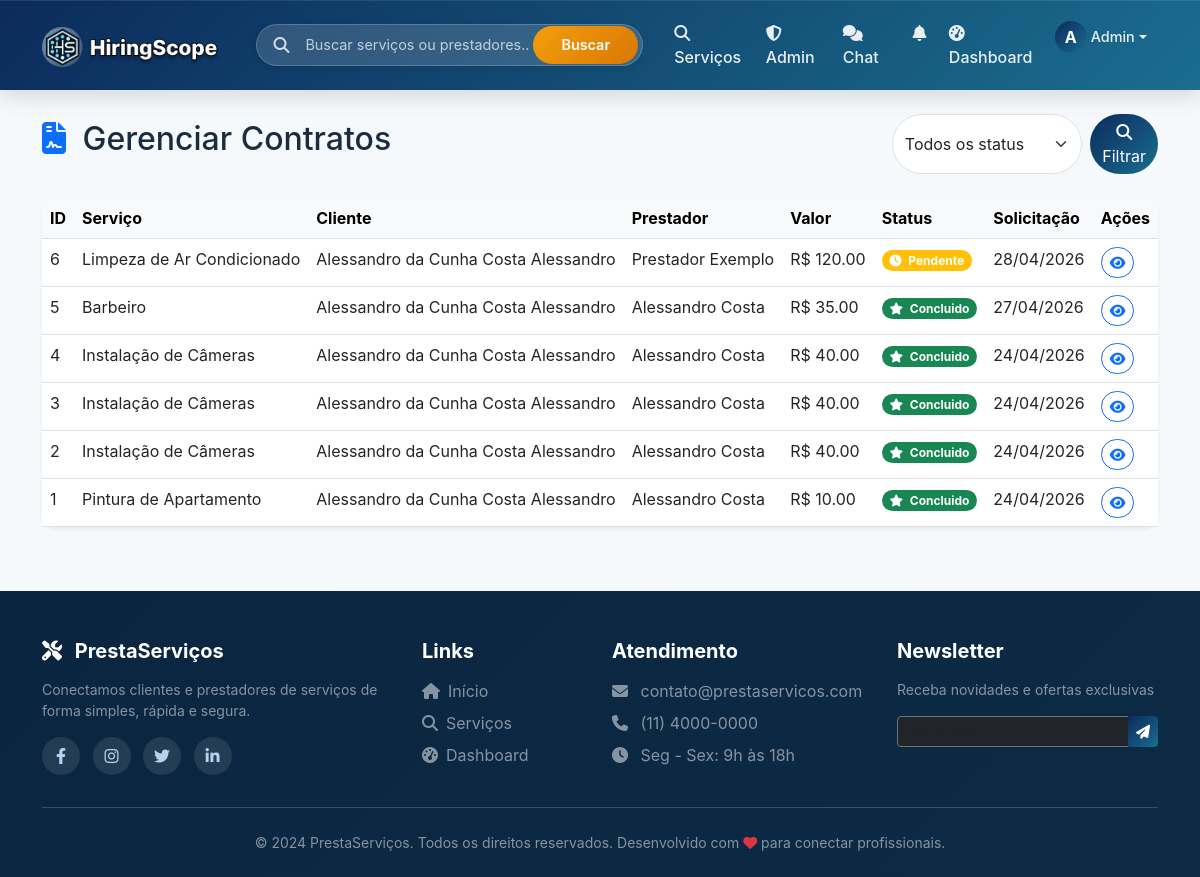
Page /admin/contratos (signed in) on the committed database.
### models.py (models this page shows, shortened)
class Usuario(UserMixin, db.Model):
    __tablename__ = 'usuarios'
    id = db.Column(db.Integer, primary_key=True)
    nome = db.Column(db.String(100), nullable=False)
    email = db.Column(db.String(100), unique=True, nullable=False)
    senha_hash = db.Column(db.String(200), nullable=False)
    telefone = db.Column(db.String(20))
    tipo = db.Column(db.String(20), nullable=False)  # cliente, prestador
    is_admin = db.Column(db.Boolean, default=False)
    data_cadastro = db.Column(db.DateTime, default=datetime.utcnow)
    foto_perfil = db.Column(db.String(200), default='default.jpg')
    foto_url = db.Column(db.String(500), nullable=True)
    descricao = db.Column(db.Text)
    servicos_oferecidos = db.relationship('Servico', back_populates='prestador', lazy=True)
    avaliacoes_recebidas = db.relationship('Avaliacao', foreign_keys='Avaliacao.prestador_id', back_populates='prestador', lazy=True)
    avaliacoes_feitas = db.relationship('Avaliacao', foreign_keys='Avaliacao.cliente_id', back_populates='cliente', lazy=True)
    favoritos = db.relationship('Favorito', foreign_keys='Favorito.cliente_id', back_populates='cliente', lazy=True)
    contratos_como_cliente = db.relationship('Contrato', foreign_keys='Contrato.cliente_id', back_populates='cliente', lazy=True)
    contratos_como_prestador = db.relationship('Contrato', foreign_keys='Contrato.prestador_id', back_populates='prestador', lazy=True)

class Contrato(db.Model):
    __tablename__ = 'contratos'
    id = db.Column(db.Integer, primary_key=True)
    cliente_id = db.Column(db.Integer, db.ForeignKey('usuarios.id'), nullable=False)
    prestador_id = db.Column(db.Integer, db.ForeignKey('usuarios.id'), nullable=False)
    servico_id = db.Column(db.Integer, db.ForeignKey('servicos.id'), nullable=False)
    status = db.Column(db.String(20), default='pendente')
    data_solicitacao = db.Column(db.DateTime, default=datetime.utcnow)
    data_aceite = db.Column(db.DateTime, nullable=True)
    data_inicio = db.Column(db.DateTime, nullable=True)
    data_conclusao = db.Column(db.DateTime, nullable=True)
    mensagem_cliente = db.Column(db.Text, nullable=True)
    mensagem_prestador = db.Column(db.Text, nullable=True)
    preco_acordado = db.Column(db.Float, nullable=True)
    valor_servico = db.Column(db.Float, nullable=True)
    comissao_plataforma = db.Column(db.Float, default=10.0)
    valor_comissao = db.Column(db.Float, default=0.0)
    valor_liquido_prestador = db.Column(db.Float, default=0.0)
    pagamento_status = db.Column(db.String(20), default='pendente')
    transacao_id = db.Column(db.String(100), nullable=True)
    data_pagamento_cliente = db.Column(db.DateTime, nullable=True)
    data_pagamento_prestador = db.Column(db.DateTime, nullable=True)
    cliente = db.relationship('Usuario', foreign_keys=[cliente_id], back_populates='contratos_como_cliente')
    prestador = db.relationship('Usuario', foreign_keys=[prestador_id], back_populates='contratos_como_prestador')
    servico = db.relationship('Servico', foreign_keys=[servico_id], back_populates='contratos')
    avaliacao = db.relationship('Avaliacao', back_populates='contrato', uselist=False, cascade='all, delete-orphan')
    def get_status_icon(self):
        icons = {
            'pendente': 'fa-clock',
            'aceito': 'fa-check-circle',
            'em_andamento': 'fa-spinner',
            'concluido': 'fa-star',
            'cancelado': 'fa-times-circle'
        }
        return icons.get(self.status, 'fa-file-contract')
    def get_status_color(self):
        colors = {
            'pendente': 'warning',
            'aceito': 'info',
            'em_andamento': 'primary',
            'concluido': 'success',
            'cancelado': 'danger'
        }
        return colors.get(self.status, 'secondary')

class Servico(db.Model):
    __tablename__ = 'servicos'
    id = db.Column(db.Integer, primary_key=True)
    prestador_id = db.Column(db.Integer, db.ForeignKey('usuarios.id'), nullable=False)
    titulo = db.Column(db.String(200), nullable=False)
    descricao = db.Column(db.Text, nullable=False)
    categoria = db.Column(db.String(100))
    tipo_preco = db.Column(db.String(20), default='fixo')  # fixo, hora, dia, metro, consulta
    preco = db.Column(db.Float)
    destaque = db.Column(db.Boolean, default=False)
    destaque_pago = db.Column(db.Boolean, default=False)
    destaque_data_fim = db.Column(db.DateTime, nullable=True)
    plano_destaque = db.Column(db.String(20), nullable=True)  # 'basico', 'pro'
    data_postagem = db.Column(db.DateTime, default=datetime.utcnow)
    imagem_base64 = db.Column(db.Text, nullable=True)
    prestador = db.relationship('Usuario', foreign_keys=[prestador_id], back_populates='servicos_oferecidos')
    solicitacoes = db.relationship('Solicitacao', back_populates='servico', lazy=True)
    avaliacoes = db.relationship('Avaliacao', back_populates='servico', lazy=True)
    contratos = db.relationship('Contrato', back_populates='servico', lazy=True)

### routes/admin_routes.py (the view)
@admin_bp.route('/contratos')
@admin_required
def contratos():
    status = request.args.get('status', '')
    query = Contrato.query
    if status:
        query = query.filter_by(status=status)
    contratos = query.order_by(Contrato.data_solicitacao.desc()).paginate(page=request.args.get('page', 1, type=int), per_page=20)
    status_list = ['pendente', 'aceito', 'em_andamento', 'concluido', 'cancelado']
    return render_template('admin/contratos.html', contratos=contratos, status=status, status_list=status_list)

### app.py (called while the page is built)
@login_manager.user_loader
def load_user(user_id):
    from models import Usuario
    return Usuario.query.get(int(user_id))

### routes/admin_routes.py (called while the page is built)
def admin_required(f):
    @wraps(f)
    def decorated_function(*args, **kwargs):
        if not current_user.is_authenticated or not current_user.is_admin:
            flash('Acesso negado. Área restrita para administradores.', 'danger')
            return redirect(url_for('main.index'))
        return f(*args, **kwargs)
    return decorated_function

### templates/admin/contratos.html (shortened to what this page needs)
{% extends "base.html" %}
{% block content %}
<div class="container mt-4">
    <div class="d-flex justify-content-between align-items-center mb-4 flex-wrap gap-3">
        <h2>
            <i class="fas fa-file-contract text-primary me-2"></i>
            Gerenciar Contratos
        </h2>
        <div>
            <form method="GET" class="d-flex gap-2">
                <select name="status" class="form-select rounded-pill">
                    <option value="">Todos os status</option>
                </select>
                <button type="submit" class="btn btn-primary rounded-pill">
                    <i class="fas fa-search"></i> Filtrar
                </button>
            </form>
        </div>
    </div>
    <div class="card shadow-sm border-0 rounded-4">
        <div class="card-body p-0">
            <div class="table-responsive">
                <table class="table table-hover mb-0">
                    <thead class="table-light">
                        <tr>
                            <th>ID</th>
                            <th>Serviço</th>
                            <th>Cliente</th>
                            <th>Prestador</th>
                            <th>Valor</th>
                            <th>Status</th>
                            <th>Solicitação</th>
                            <th>Ações</th>
                        </tr>
                    </thead>
                    <tbody>
                        {% for contrato in contratos.items %}
                        <tr>
                            <td>{{ contrato.id }}</td>
                            <td>{{ contrato.servico.titulo[:30] }}{% if contrato.servico.titulo|length > 30 %}...{% endif %}</td>
                            <td>{{ contrato.cliente.nome }}</td>
                            <td>{{ contrato.prestador.nome }}</td>
                            <td>R$ {{ "%.2f"|format(contrato.preco_acordado) if contrato.preco_acordado else 'Sob consulta' }}</td>
                            <td>
                                <span class="badge bg-{{ contrato.get_status_color() }} rounded-pill">
                                    <i class="fas {{ contrato.get_status_icon() }} me-1"></i>
                                    {{ contrato.status|replace('_', ' ')|title }}
                                </span>
                            </td>
                            <td>{{ contrato.data_solicitacao.strftime('%d/%m/%Y') }}</td>
                            <td>
                                <a href="{{ url_for('contrato.detalhe_contrato', contrato_id=contrato.id) }}" class="btn btn-sm btn-outline-primary rounded-pill" target="_blank">
                                    <i class="fas fa-eye"></i>
                                </a>
                            </td>
                        </tr>
                        {% endfor %}
                    </tbody>
                </table>
            </div>
        </div>
    </div>
</div>
{% endblock %}

### templates/components/base/navbar.html (shortened to what this page needs)
<nav class="navbar navbar-expand-lg navbar-dark sticky-top">
    <div class="container">
        <a class="navbar-brand" href="{{ url_for('main.index') }}">
            <img src="{{ url_for('static', filename='img/logo.png') }}"
                 alt="PrestaServiços"
                 class="navbar-logo"
                 style="height: 42px;"
                 onerror="this.onerror=null; this.parentNode.innerHTML='<i class=\'fas fa-tools me-2\'></i> PrestaServiços';">
        </a>
        <div class="search-bar-desktop d-none d-lg-block">
            <div class="search-bar-wrapper">
                <div class="search-icon"><i class="fas fa-search"></i></div>
                <input type="text" id="globalSearchInput" class="search-input" placeholder="Buscar serviços ou prestadores...">
                <button id="globalSearchBtn" class="search-btn">Buscar</button>
            </div>
        </div>
        <div class="collapse navbar-collapse" id="navbarNav">
            <ul class="navbar-nav ms-auto">
                <li class="nav-item">
                    <a class="nav-link" href="{{ url_for('servico.lista') }}">
                        <i class="fas fa-search me-1"></i> Serviços
                    </a>
                </li>
                {% if current_user.is_authenticated and current_user.is_admin %}
                <li class="nav-item">
                    <a class="nav-link" href="{{ url_for('admin.dashboard') }}">
                        <i class="fas fa-shield-alt me-1"></i> Admin
                    </a>
                </li>
                {% endif %}
                {% if current_user.is_authenticated %}
                    <li class="nav-item position-relative">
                        <a class="nav-link chat-link" href="{{ url_for('chat.index') }}">
                            <i class="fas fa-comments me-1"></i> Chat
                        </a>
                    </li>
                    <li class="nav-item dropdown">
                        <a class="nav-link" href="#" id="notificationDropdown" role="button" data-bs-toggle="dropdown">
                            <i class="fas fa-bell"></i>
                        </a>
                    </li>
                    <li class="nav-item">
                        <a class="nav-link" href="{{ url_for('main.dashboard') }}">
                            <i class="fas fa-tachometer-alt me-1"></i> Dashboard
                        </a>
                    </li>
                    <li class="nav-item dropdown">
                        <a class="nav-link dropdown-toggle d-flex align-items-center" href="#" id="userDropdown" role="button" data-bs-toggle="dropdown">
                            {% if current_user.foto_url %}
                                <img src="{{ current_user.foto_url }}" class="user-avatar-nav" alt="Avatar" onerror="this.style.display='none'; this.parentNode.querySelector('.user-avatar-nav-placeholder').style.display='inline-flex';">
                                <div class="user-avatar-nav-placeholder" style="display: none;">{{ current_user.nome[0]|upper }}</div>
                            {% else %}
                                <div class="user-avatar-nav-placeholder">{{ current_user.nome[0]|upper }}</div>
                            {% endif %}
                            <span class="user-name-nav ms-1">{{ current_user.nome.split()[0] }}</span>
                        </a>
                    </li>
                {% endif %}
            </ul>
        </div>
    </div>
</nav>

### static/style.css (style rules this page uses)
:root { --primary: #0b2b5c; --primary-light: #1a6d8f; --primary-dark: #071a36; --accent: #3bb2ff; --success: #10b981; --warning: #fbbf24; --danger: #ef4444; --bg: #f6f9fc; --card: #ffffff; --text: #1a2c3e; --muted: #6b7280; --shadow-soft: 0 10px 25px rgba(0,0,0,0.05); --shadow-strong: 0 25px 50px -15px rgba(0,0,0,0.25); --gradient-main: linear-gradient(135deg, var(--primary), var(--primary-light)); }
* { margin: 0; padding: 0; box-sizing: border-box; }
body { font-family: 'Inter', 'Segoe UI', system-ui, sans-serif; background: var(--bg); color: var(--text); scroll-behavior: smooth; }
.navbar { background: linear-gradient(135deg, #0b2b5c 0%, #134b73 50%, #1a6d8f 100%); box-shadow: 0 8px 20px rgba(0, 0, 0, 0.12), inset 0 1px 0 rgba(255, 255, 255, 0.1); padding: 0.8rem 0; position: sticky; top: 0; z-index: 1000; backdrop-filter: blur(2px); }
.navbar-brand { font-size: 1.8rem; font-weight: 800; background: linear-gradient(120deg, #ffffff, #c3e2ff); background-clip: text; -webkit-background-clip: text; color: transparent; letter-spacing: -0.5px; transition: all 0.3s; }
.nav-link { color: rgba(255, 255, 255, 0.9) !important; font-weight: 500; margin: 0 0.2rem; padding: 0.5rem 1.2rem; border-radius: 40px; transition: all 0.2s; }
.navbar-logo { height: 40px; width: auto; max-height: 40px; object-fit: contain; transition: all 0.2s; }
.search-bar-wrapper { display: flex; align-items: center; background: white; border-radius: 60px; box-shadow: 0 4px 12px rgba(0, 0, 0, 0.08); border: 1px solid #e2e8f0; transition: all 0.2s; overflow: hidden; }
.search-icon { padding: 0 16px; color: #94a3b8; font-size: 1.1rem; }
.navbar-logo { height: 40px; width: auto; max-height: 40px; object-fit: contain; }
.search-bar-desktop { flex: 0 0 320px; margin: 0 20px; }
@media (min-width: 1200px) { .search-bar-desktop { flex: 0 0 380px; } }
.search-bar-wrapper { display: flex; align-items: center; background: white; border-radius: 60px; box-shadow: 0 2px 6px rgba(0,0,0,0.1); border: 1px solid #e2e8f0; overflow: hidden; height: 42px; }
.search-input { flex: 1; border: none; padding: 0 0 0 12px; font-size: 0.9rem; outline: none; background: transparent; }
.search-input::placeholder { color: #94a3b8; font-weight: 400; }
.search-btn { background: var(--gradient-main); border: none; color: white; padding: 0 28px; font-weight: 600; border-radius: 0 60px 60px 0; transition: 0.2s; cursor: pointer; font-size: 0.95rem; }
.user-avatar-nav-placeholder { width: 32px; height: 32px; border-radius: 50%; background: var(--gradient-main); display: inline-flex; align-items: center; justify-content: center; color: white; font-weight: bold; font-size: 1rem; }
.user-name-nav { font-size: 0.9rem; font-weight: 500; }
.btn-primary { background: linear-gradient(135deg, #0b2b5c, #1a6d8f); border: none; }

### static/css/base.css (style rules this page uses)
.search-bar-desktop { flex: 0 0 380px; margin: 0 20px; }
.search-bar-wrapper { display: flex; align-items: center; background: rgba(255, 255, 255, 0.15); backdrop-filter: blur(8px); border-radius: 60px; border: 1px solid rgba(255, 255, 255, 0.2); transition: all 0.3s ease; overflow: hidden; }
.search-icon { padding: 0 16px; color: rgba(255, 255, 255, 0.8); font-size: 1rem; transition: color 0.3s ease; }
.search-input { flex: 1; border: none; padding: 12px 0; font-size: 0.9rem; outline: none; background: transparent; color: white; }
.search-input::placeholder { color: rgba(255, 255, 255, 0.7); }
.search-btn { background: linear-gradient(135deg, #f59e0b, #d97706); border: none; color: white; padding: 8px 28px; font-weight: 600; border-radius: 60px; transition: all 0.3s ease; cursor: pointer; font-size: 0.9rem; margin: 4px; }
.user-avatar-nav-placeholder { width: 32px; height: 32px; border-radius: 50%; background: linear-gradient(135deg, #0b2b5c, #1a6d8f); display: inline-flex; align-items: center; justify-content: center; color: white; font-weight: bold; }

### rows in the picture
Usuario: nome "A", nome "Admin"
Contrato: id "6", servico "Limpeza de Ar Condicionado", cliente.nome "Alessandro da Cunha Costa Alessandro", prestador.nome "Prestador Exemplo", preco_acordado "120.00", status "Pendente", data_solicitacao "28/04/2026"
Contrato: id "5", servico "Barbeiro", cliente.nome "Alessandro da Cunha Costa Alessandro", prestador.nome "Alessandro Costa", preco_acordado "35.00", status "Concluido", data_solicitacao "27/04/2026"
Contrato: id "4", servico "Instalação de Câmeras", cliente.nome "Alessandro da Cunha Costa Alessandro", prestador.nome "Alessandro Costa", preco_acordado "40.00", status "Concluido", data_solicitacao "24/04/2026"
Contrato: id "3", servico "Instalação de Câmeras", cliente.nome "Alessandro da Cunha Costa Alessandro", prestador.nome "Alessandro Costa", preco_acordado "40.00", status "Concluido", data_solicitacao "24/04/2026"
Contrato: id "2", servico "Instalação de Câmeras", cliente.nome "Alessandro da Cunha Costa Alessandro", prestador.nome "Alessandro Costa", preco_acordado "40.00", status "Concluido", data_solicitacao "24/04/2026"
Contrato: id "1", servico "Pintura de Apartamento", cliente.nome "Alessandro da Cunha Costa Alessandro", prestador.nome "Alessandro Costa", preco_acordado "10.00", status "Concluido", data_solicitacao "24/04/2026"
